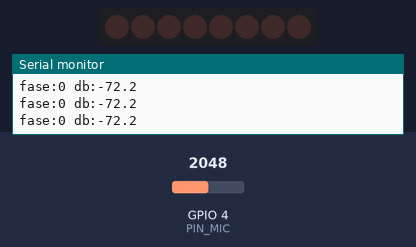
Bench run of a sketch on a simulated ESP32. Parts: 8 shift-register outputs drawn as a row of LEDs (first output left, lit = HIGH), the last lines printed to the serial monitor. The test bench sets the inputs (shaded band); at power-on: GPIO 4 (PIN_MIC) = 2048 (analog values on the 0–4095 scale).

Above: at 1.5 s.
At 4.5 s:
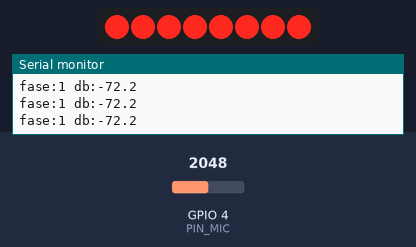
At 7.5 s:
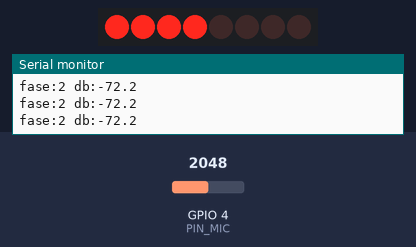
Timing chart, 0 to 15.7 s (numbered marks = the images above):
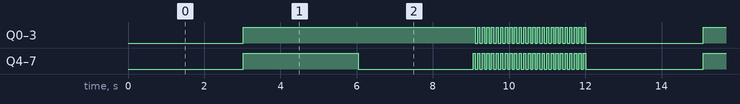

Measured:
- by itself, Q0–7: moves between LOW and HIGH, repeating every 12.1 s
- by itself, everything shown: repeats every 12.1 s, in 52 steps

The sketch:

prueba_ruido.ino
```cpp
// Diagnóstico: mide el nivel del micrófono con distintos estados de los LEDs
// fase 0: LEDs apagados | fase 1: 8 LEDs encendidos fijos
// fase 2: 4 LEDs encendidos fijos | fase 3: LEDs conmutando cada 50 ms
const uint8_t PIN_MIC   = 4;
const uint8_t PIN_DATA  = 23;
const uint8_t PIN_CLOCK = 18;
const uint8_t PIN_LATCH = 19;

void escribirLeds(uint8_t patron) {
  digitalWrite(PIN_LATCH, LOW);
  shiftOut(PIN_DATA, PIN_CLOCK, MSBFIRST, patron);
  digitalWrite(PIN_LATCH, HIGH);
}

float medirNivelDb() {
  uint32_t suma = 0;
  uint64_t sumaCuadrados = 0;
  uint32_t t = micros();
  for (uint16_t i = 0; i < 500; i++) {
    while (micros() - t < 100) {}
    t += 100;
    uint32_t x = analogRead(PIN_MIC);
    suma += x;
    sumaCuadrados += (uint64_t)x * x;
  }
  double media = (double)suma / 500;
  double varianza = (double)sumaCuadrados / 500 - media * media;
  double rms = sqrt(varianza > 0 ? varianza : 0);
  if (rms < 0.5) rms = 0.5;
  return 20.0 * log10(rms / 2048.0);
}

void setup() {
  pinMode(PIN_DATA, OUTPUT);
  pinMode(PIN_CLOCK, OUTPUT);
  pinMode(PIN_LATCH, OUTPUT);
  analogReadResolution(12);
  analogSetAttenuation(ADC_11db);
  Serial.begin(115200);
}

void loop() {
  for (int fase = 0; fase < 4; fase++) {
    unsigned long inicio = millis();
    bool encendido = false;
    while (millis() - inicio < 3000) {
      if (fase == 0) escribirLeds(0x00);
      if (fase == 1) escribirLeds(0xFF);
      if (fase == 2) escribirLeds(0x0F);
      if (fase == 3) { encendido = !encendido; escribirLeds(encendido ? 0xFF : 0x00); }
      float db = medirNivelDb();
      Serial.print("fase:"); Serial.print(fase);
      Serial.print(" db:");  Serial.println(db, 1);
    }
  }
}
```
